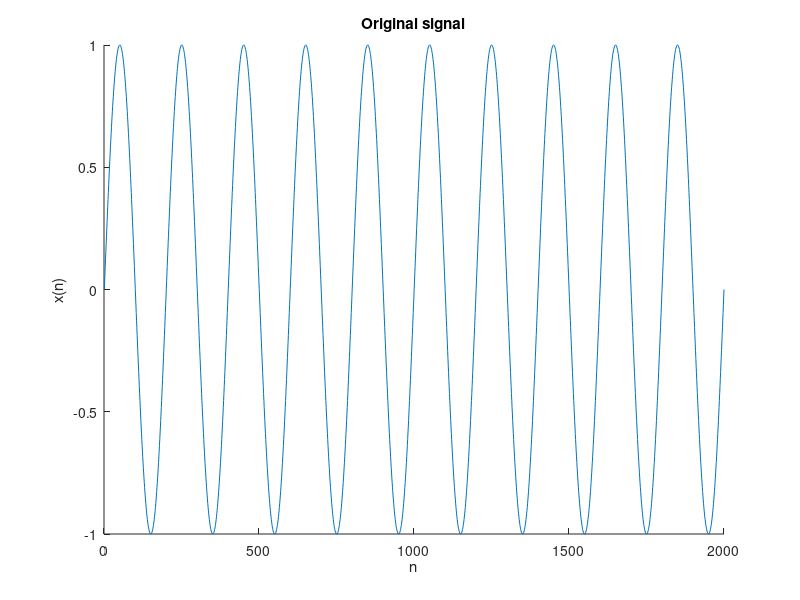

Reproduce this figure in MATLAB. (Note: this script raises an error after producing the figure.)
% Test cases for the linear discrete Wiener filter
% By Matheus F. Moreno
% SMT/DEL/UFRJ - Escola Politecnica

%% Instantiating the input signal: a discrete sine wave
x = sin((0:2000) * pi / 100);
x = x(:);

figure
hold on
plot(1:length(x), x);
set(gca,'xlim',[0, length(x)]);
xlabel('n');
ylabel('x(n)');
title('Original signal');


%% First case: filter estimation with wiener()
filt = [-3, -2, -1, 1, 2, 3];
y_filt = fftfilt(filt, x);
sig_len = length(y_filt);

% Filter specifications
size_filter = 10;

% Creating the filters
y_filt_est = wiener(x, y_filt, size_filter);

% Plotting the filtered signal and the estimation
figure
hold on
plot(1:sig_len, y_filt);
plot(1:sig_len, y_filt_est, '--');
set(gca,'xlim',[0, sig_len]);
xlabel('n');
ylabel('y(n), y_est(n)');
title('Linear Wiener filter for filter estimation');


%% Second case: one step prediction with wienerCola()
y_pred = x(2:end);
x_pred = x(1:end - 1);
sig_len = length(y_pred);

% Filter specifications
size_filter = 20;
hop = 100;

% Estimating the signal
y_pred_est = wienerCola(x_pred, y_pred, size_filter, hop);

figure
hold on
plot(1:sig_len, y_pred);
plot(1:sig_len, y_pred_est, '--');
set(gca,'xlim',[0, sig_len]);
xlabel('n');
ylabel('y(n), y_est(n)');
title('Linear Wiener filter for one step prediction');


%% Third case: noisy filtered signal with wienerCola()
filt = [-3, -2, -1, 1, 2, 3];
y_filt = fftfilt(filt, x);
y_noisy = y_filt + randn(length(y_filt), 1) * 0.25;
sig_len = length(y_filt);

% Filter specifications
size_filter = 34;
hop = 256;

% Estimating the signal
y_noisy_est = wienerCola(x, y_noisy, size_filter, hop);

figure
subplot(1,2,1);
hold on
plot(1:sig_len, x);
plot(1:sig_len, y_noisy);
set(gca,'xlim',[0, sig_len]);
xlabel('n');
ylabel('x(n), y(n) + w(n)');
title('Filtered signal with noise');
subplot(1,2,2)
hold on
plot(1:sig_len, y_filt);
plot(1:sig_len, y_noisy_est, '--');
set(gca,'xlim',[0, sig_len]);
xlabel('n');
ylabel('y(n), y_est(n)');
title('Linear Wiener filter for filtered signal noise reduction');


%% Fourth case: nonlinear filter with wienerCola()
y_nonl = zeros(length(x), 1);
sig_len = length(x);
x0 = 0;
x_m1 = 0;
y0 = 0;

% Creating a very weird nonlinear filter
for i = 1:sig_len,
    y_nonl(i) = sin(abs(x(i))^(1/2)) * exp(x0 + x_m1) + cos(y0);
    x_m1 = x0;
    x0 = x(i);
    y0 = y_nonl(i);
end;

% Filter specifications
size_filter = 10;
hop = 50;

% Estimating the signal
y_nonl_est = wienerCola(x, y_nonl, size_filter, hop);

figure
hold on
plot(1:sig_len, y_nonl);
plot(1:sig_len, y_nonl_est, '--');
set(gca,'xlim',[0, sig_len]);
xlabel('n');
ylabel('y(n), y_est(n)');
title('Linear Wiener filter for nonlinear prediction');

%% Fifth case: noisy nonlinear filter with wienerCola()
y_nnl = zeros(length(x), 1);
N = length(x);
x0 = 0;
x_m1 = 0;
y0 = 0;

% Creating a very weird nonlinear filter
for i = 1:N,
    y_nnl(i) = sin(abs(x(i))^(1/2)) * exp(x0 + x_m1) + cos(y0);
    x_m1 = x0;
    x0 = x(i);
    y0 = y_nnl(i);
end;

y_nonl = y_nnl;
y_nnl = y_nnl + 0.5 * randn(N, 1);

% Filter specifications
size_filter = 10;
hop = 50;

% Estimating the signal
y_nonl_est = wienerCola(x, y_nnl, size_filter, hop);

figure
subplot(1,2,1);
hold on
plot(1:N, x);
plot(1:N, y_nnl);
set(gca,'xlim',[0, N]);
xlabel('n');
ylabel('x(n), y(n) + w(n)');
title('Filtered signal with noise');
subplot(1,2,2)
hold on
plot(1:N, y_nonl);
plot(1:N, y_nonl_est, '--');
set(gca,'xlim',[0, N]);
xlabel('n');
ylabel('y(n), y_est(n)');
title('Linear Wiener Filter for nonlinear noisy prediction');
